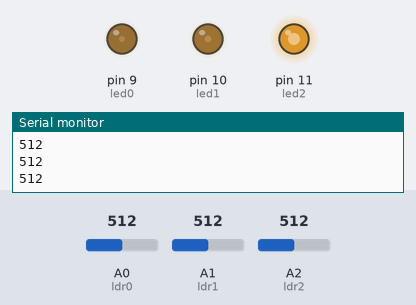
The sketch below on a simulated Arduino Uno, built with avr-gcc and run on an emulated ATmega328P. On the bench: output pins drawn as LEDs (lit = HIGH), the last lines printed to the serial monitor. The test bench sets the inputs (shaded band); at power-on: A2 (ldr2) = 512, A0 (ldr0) = 512, A1 (ldr1) = 512.

Above: at 1.2 s.
1.3 s: A2 (ldr2) set to 390
At 1.7 s:
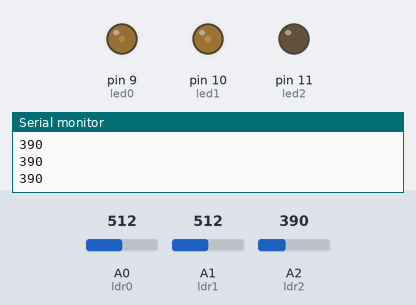
2.8 s: A0 (ldr0) set to 390
At 4.0 s:
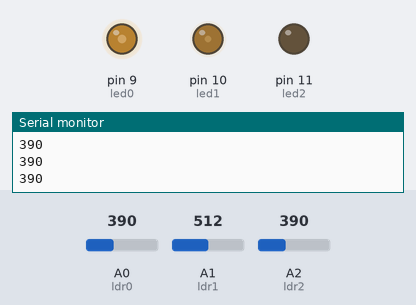
4.3 s: A1 (ldr1) set to 390
At 5.2 s:
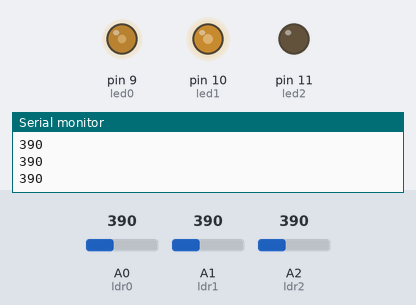
5.8 s: A2 (ldr2) set to 408
At 6.4 s:
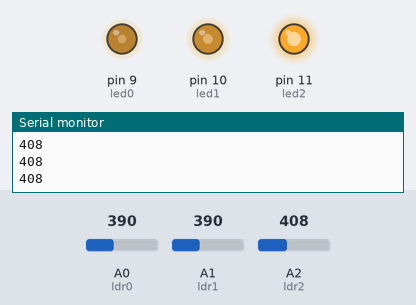
7.3 s: A1 (ldr1) set to 410
At 8.5 s:
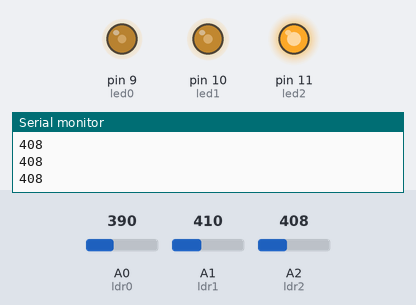
8.8 s: A0 (ldr0) set to 306
At 9.9 s:
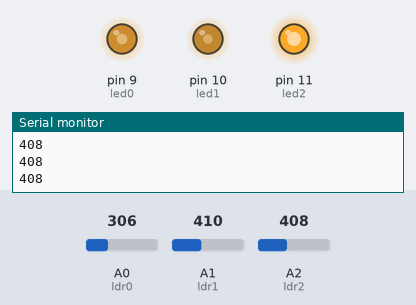
Timing chart, 0 to 11.3 s (numbered marks = the images above; inputs shaded):
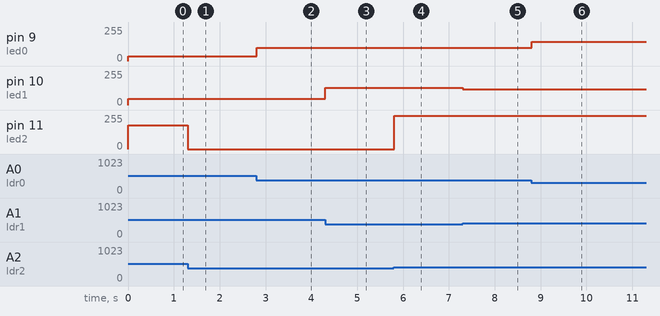

The sketch:

lector_de_llum_ex_2.ino
```cpp
/**********************************************************************************
**                                                                               **
**                              Lector de Llum                                   **
**                                                                               **
**                                                                               **
**********************************************************************************/

//********** Includes *************************************************************

//********** Variables ************************************************************
const int ldr0 = A0;         // donar nom al pin A0 de l’Arduino
const int ldr1 = A1;         // donar nom al pin A1 de l’Arduino
const int ldr2 = A2;         // donar nom al pin A2 de l’Arduino
const int led0 = 9;          // donar nom al pin 9 de l’Arduino
const int led1 = 10;          // donar nom al pin 10 de l’Arduino
const int led2 = 11;          // donar nom al pin 11 de l’Arduino

int valLdr0, valLdr1, valLdr2;     // per guardar valors del ldrs
//********** Setup ****************************************************************
void setup()
{
  Serial.begin(9600);
  pinMode(led0, OUTPUT);     // definir el pin 9 com una sortida
   pinMode(led1, OUTPUT);
    pinMode(led2, OUTPUT);
}

//********** Loop *****************************************************************
void loop()
{
  valLdr0 = analogRead(ldr0);   // llegir valor ldr0
  valLdr1 = analogRead(ldr1);   // llegir valor ldr1
  valLdr2 = analogRead(ldr2);   // llegir valor ldr2

  if (valLdr0 < 90)
  {
    valLdr0 = 255;
  }
  else if (valLdr0 > 580)
  {
    valLdr0 = 0;
  }
  else
  {

    valLdr0 = map(valLdr0, 90, 580, 255, 0);   // mapejar valor de 0-1023 a 0-255

  }
  analogWrite(led0, valLdr0);    // actualitzar l'estat del led

  Serial.println(valLdr2);
  if (valLdr1 < 210)
  {
    valLdr1 = 0;
     }
  else if (valLdr1 > 580)
  {
    valLdr1 = 0;
  }

  else
  {
    valLdr1 = map(valLdr1, 210, 580, 255, 0);   // mapejar valor de 0-1023 a 0-255

  }
  analogWrite(led1, valLdr1);    // actualitzar l'estat del led

  if (valLdr2 < 400)
  {
    //Serial.println(valLdr2);
    valLdr2 = 0;
  }
    else if (valLdr2 > 780)
  {
    valLdr2 = 0;
  }
  else
  {
    valLdr2 = map(valLdr2, 400, 780, 255, 0);   // mapejar valor de 0-1023 a 0-255

  }
  analogWrite(led2, valLdr2);    // actualitzar l'estat del led

}

//********** Funcions *************************************************************
```

Measured:
- the behaviour switches between 399 and 400 on A2 (ldr2) (found by bisection; images 3 and 4)
- after the input at 1.3 s, pin 11 (led2): 180/255 → 0/255 at once
- after the input at 2.8 s, pin 9 (led0): 36/255 → 99/255 at once
- after the input at 4.3 s, pin 10 (led1): 47/255 → 131/255 at once
- after the input at 5.8 s, pin 11 (led2): 0/255 → 250/255 at once
- after the input at 7.3 s, pin 10 (led1): 131/255 → 118/255 at once
- after the input at 8.8 s, pin 9 (led0): 99/255 → 143/255 at once
